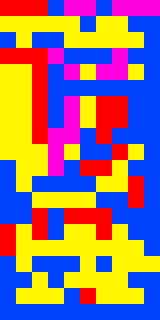

Below is a game level as drawn by its tile map, then a one-line description and the .tmx file that defines it, in full:
An orthogonal 10x20 tile map with 16x16 px tiles, 1 tile layer (Tile Layer 1).

<map version="1.0" orientation="orthogonal" width="10" height="20" tilewidth="16" tileheight="16">
 <tileset firstgid="1" name="tile_sheet_1" tilewidth="16" tileheight="16">
  <image source="tile_sheet_1.png" width="32" height="32" />
 </tileset>
 <layer name="Tile Layer 1" width="10" height="20">
  <data>
   <tile gid="1" />
   <tile gid="1" />
   <tile gid="1" />
   <tile gid="2" />
   <tile gid="4" />
   <tile gid="4" />
   <tile gid="2" />
   <tile gid="4" />
   <tile gid="4" />
   <tile gid="4" />
   <tile gid="3" />
   <tile gid="3" />
   <tile gid="3" />
   <tile gid="3" />
   <tile gid="3" />
   <tile gid="2" />
   <tile gid="3" />
   <tile gid="3" />
   <tile gid="2" />
   <tile gid="2" />
   <tile gid="2" />
   <tile gid="3" />
   <tile gid="2" />
   <tile gid="2" />
   <tile gid="3" />
   <tile gid="3" />
   <tile gid="3" />
   <tile gid="3" />
   <tile gid="3" />
   <tile gid="2" />
   <tile gid="1" />
   <tile gid="1" />
   <tile gid="1" />
   <tile gid="4" />
   <tile gid="2" />
   <tile gid="2" />
   <tile gid="2" />
   <tile gid="4" />
   <tile gid="2" />
   <tile gid="2" />
   <tile gid="3" />
   <tile gid="3" />
   <tile gid="1" />
   <tile gid="2" />
   <tile gid="4" />
   <tile gid="3" />
   <tile gid="4" />
   <tile gid="4" />
   <tile gid="3" />
   <tile gid="2" />
   <tile gid="3" />
   <tile gid="3" />
   <tile gid="1" />
   <tile gid="2" />
   <tile gid="2" />
   <tile gid="2" />
   <tile gid="2" />
   <tile gid="2" />
   <tile gid="2" />
   <tile gid="2" />
   <tile gid="3" />
   <tile gid="3" />
   <tile gid="1" />
   <tile gid="2" />
   <tile gid="4" />
   <tile gid="3" />
   <tile gid="1" />
   <tile gid="1" />
   <tile gid="2" />
   <tile gid="2" />
   <tile gid="3" />
   <tile gid="3" />
   <tile gid="1" />
   <tile gid="2" />
   <tile gid="4" />
   <tile gid="3" />
   <tile gid="1" />
   <tile gid="1" />
   <tile gid="2" />
   <tile gid="2" />
   <tile gid="3" />
   <tile gid="3" />
   <tile gid="1" />
   <tile gid="4" />
   <tile gid="4" />
   <tile gid="2" />
   <tile gid="1" />
   <tile gid="2" />
   <tile gid="2" />
   <tile gid="2" />
   <tile gid="3" />
   <tile gid="3" />
   <tile gid="3" />
   <tile gid="4" />
   <tile gid="3" />
   <tile gid="2" />
   <tile gid="2" />
   <tile gid="1" />
   <tile gid="3" />
   <tile gid="2" />
   <tile gid="2" />
   <tile gid="3" />
   <tile gid="3" />
   <tile gid="4" />
   <tile gid="2" />
   <tile gid="1" />
   <tile gid="1" />
   <tile gid="3" />
   <tile gid="2" />
   <tile gid="2" />
   <tile gid="2" />
   <tile gid="3" />
   <tile gid="2" />
   <tile gid="2" />
   <tile gid="2" />
   <tile gid="2" />
   <tile gid="3" />
   <tile gid="3" />
   <tile gid="1" />
   <tile gid="2" />
   <tile gid="2" />
   <tile gid="2" />
   <tile gid="3" />
   <tile gid="3" />
   <tile gid="3" />
   <tile gid="3" />
   <tile gid="2" />
   <tile gid="2" />
   <tile gid="1" />
   <tile gid="2" />
   <tile gid="2" />
   <tile gid="2" />
   <tile gid="1" />
   <tile gid="2" />
   <tile gid="1" />
   <tile gid="1" />
   <tile gid="1" />
   <tile gid="2" />
   <tile gid="2" />
   <tile gid="2" />
   <tile gid="1" />
   <tile gid="3" />
   <tile gid="1" />
   <tile gid="2" />
   <tile gid="3" />
   <tile gid="3" />
   <tile gid="1" />
   <tile gid="3" />
   <tile gid="2" />
   <tile gid="2" />
   <tile gid="1" />
   <tile gid="3" />
   <tile gid="3" />
   <tile gid="3" />
   <tile gid="3" />
   <tile gid="3" />
   <tile gid="3" />
   <tile gid="3" />
   <tile gid="3" />
   <tile gid="2" />
   <tile gid="2" />
   <tile gid="3" />
   <tile gid="2" />
   <tile gid="2" />
   <tile gid="2" />
   <tile gid="3" />
   <tile gid="2" />
   <tile gid="3" />
   <tile gid="3" />
   <tile gid="3" />
   <tile gid="2" />
   <tile gid="2" />
   <tile gid="3" />
   <tile gid="2" />
   <tile gid="3" />
   <tile gid="3" />
   <tile gid="3" />
   <tile gid="3" />
   <tile gid="2" />
   <tile gid="2" />
   <tile gid="2" />
   <tile gid="3" />
   <tile gid="3" />
   <tile gid="3" />
   <tile gid="2" />
   <tile gid="1" />
   <tile gid="3" />
   <tile gid="3" />
   <tile gid="3" />
   <tile gid="2" />
   <tile gid="2" />
   <tile gid="2" />
   <tile gid="2" />
   <tile gid="2" />
   <tile gid="2" />
   <tile gid="2" />
   <tile gid="2" />
   <tile gid="2" />
   <tile gid="2" />
   <tile gid="2" />
  </data>
 </layer>
</map>